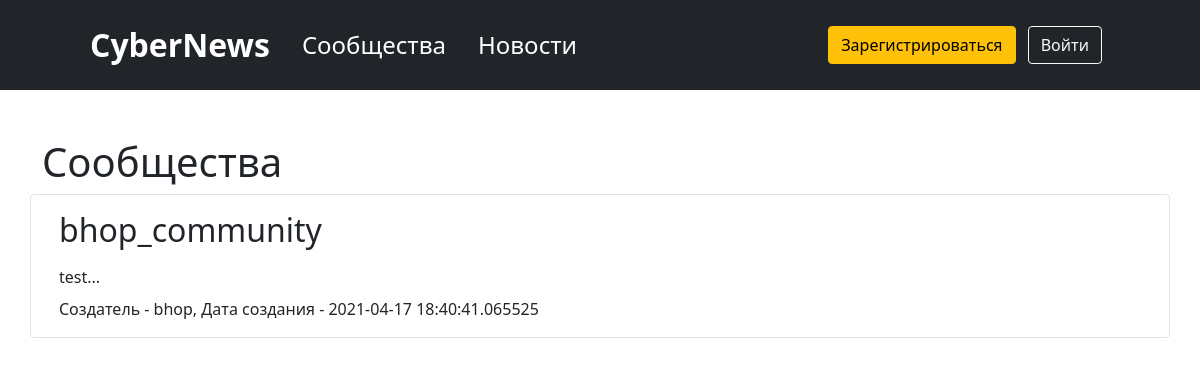
/communities, run on the app's committed database.
### data/communities.py (models this page shows, shortened)
class Community(SqlAlchemyBase):
    __tablename__ = 'communities'
    id = sqlalchemy.Column(sqlalchemy.Integer,
                           primary_key=True, autoincrement=True)
    name = sqlalchemy.Column(sqlalchemy.String, nullable=True)
    description = sqlalchemy.Column(sqlalchemy.String, nullable=True)
    created_date = sqlalchemy.Column(sqlalchemy.DateTime,
                                     default=datetime.datetime.now)
    creator_id = sqlalchemy.Column(sqlalchemy.Integer,
                                sqlalchemy.ForeignKey("users.id"))
    creator = orm.relation('User')
    news = orm.relation("News", back_populates='community')

### data/users.py (models this page shows, shortened)
class User(UserMixin, SqlAlchemyBase):
    __tablename__ = 'users'
    id = sqlalchemy.Column(sqlalchemy.Integer,
                           primary_key=True, autoincrement=True)
    name = sqlalchemy.Column(sqlalchemy.String, nullable=True)
    about = sqlalchemy.Column(sqlalchemy.String, nullable=True)
    email = sqlalchemy.Column(sqlalchemy.String,
                              index=True, unique=True, nullable=True)
    hashed_password = sqlalchemy.Column(sqlalchemy.String, nullable=True)
    created_date = sqlalchemy.Column(sqlalchemy.DateTime,
                                     default=datetime.datetime.now, nullable=True)
    avatar = sqlalchemy.Column(sqlalchemy.BLOB)
    subscribes_community = orm.relationship('Community', secondary='subscribes_user_to_community', backref=orm.backref('subscribers', lazy='dynamic'))
    news = orm.relation("News", back_populates='user')
    communities = orm.relation('Community', back_populates='creator')

### main.py (the view)
@app.route('/communities')
def communities():
    db_sess = db_session.create_session()
    coms = db_sess.query(Community).all()
    return render_template('communities.html', coms=coms, title='Сообщества')

### data/db_session.py (called while the page is built)
def create_session() -> Session:
    global __factory
    return __factory()

### templates/communities.html (shortened to what this page needs)
{% extends "base.html" %}
{% block content %}
<h1>{{ title }}</h1>
{% for item in coms%}
<div class="row gap-2 p-3 my-2 border rounded">
    <h2><a class="text-body text-decoration-none" href="/community/id{{ item.id }}">{{item.name}}</a></h2>
    <div>
        {{item.description[:40] + '...'}}
    </div>
    <div>
        Создатель - <a class="text-decoration-none text-body" href="/profile/id{{ item.creator.id }}">{{item.creator.name}}</a>, Дата создания - {{item.created_date}}
    </div>
</div>
{% endfor %}
{% endblock %}

### data on the page
Community: name "bhop_community", description "test...", creator.name "bhop", created_date "2021-04-17 18:40:41.065525"

### other printed values
{{ title }} "Сообщества"
